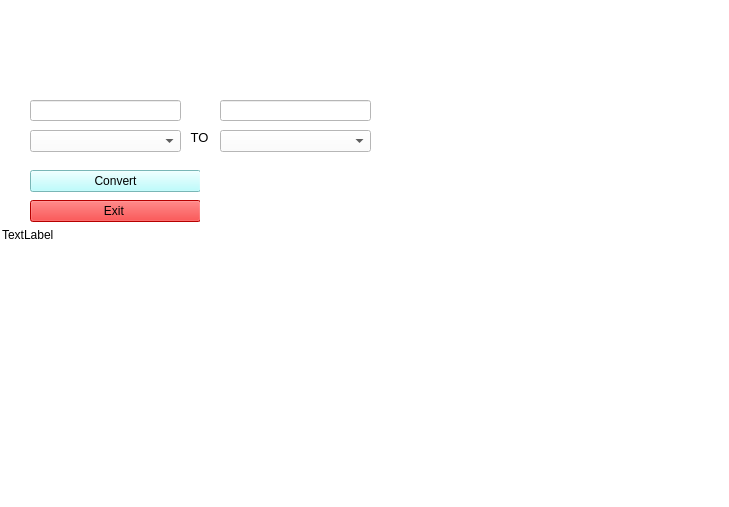
<?xml version="1.0" encoding="UTF-8"?>
<ui version="4.0">
 <class>MainWindow</class>
 <widget class="QMainWindow" name="MainWindow">
  <property name="geometry">
   <rect>
    <x>0</x>
    <y>0</y>
    <width>729</width>
    <height>507</height>
   </rect>
  </property>
  <property name="windowTitle">
   <string>MainWindow</string>
  </property>
  <property name="styleSheet">
   <string notr="true">background-color:#FFFFFF</string>
  </property>
  <widget class="QWidget" name="centralwidget">
   <widget class="QLineEdit" name="lineEdit">
    <property name="geometry">
     <rect>
      <x>30</x>
      <y>100</y>
      <width>151</width>
      <height>21</height>
     </rect>
    </property>
   </widget>
   <widget class="QLineEdit" name="lineEdit_2">
    <property name="geometry">
     <rect>
      <x>220</x>
      <y>100</y>
      <width>151</width>
      <height>21</height>
     </rect>
    </property>
    <property name="cursor">
     <cursorShape>ForbiddenCursor</cursorShape>
    </property>
    <property name="readOnly">
     <bool>true</bool>
    </property>
   </widget>
   <widget class="QLabel" name="label">
    <property name="geometry">
     <rect>
      <x>100</x>
      <y>10</y>
      <width>401</width>
      <height>61</height>
     </rect>
    </property>
    <property name="styleSheet">
     <string notr="true">background-color: rgba(0,0,0,0%)</string>
    </property>
    <property name="text">
     <string>&lt;html&gt;&lt;head/&gt;&lt;body&gt;&lt;p align=&quot;center&quot;&gt;&lt;span style=&quot; font-size:26pt; font-weight:700; font-style:italic; color:#ffffff;&quot;&gt;K-Universal Exchnage&lt;/span&gt;&lt;/p&gt;&lt;/body&gt;&lt;/html&gt;</string>
    </property>
    <property name="textFormat">
     <enum>Qt::MarkdownText</enum>
    </property>
    <property name="scaledContents">
     <bool>true</bool>
    </property>
    <property name="wordWrap">
     <bool>true</bool>
    </property>
   </widget>
   <widget class="QLabel" name="label_2">
    <property name="geometry">
     <rect>
      <x>180</x>
      <y>130</y>
      <width>47</width>
      <height>14</height>
     </rect>
    </property>
    <property name="font">
     <font>
      <pointsize>10</pointsize>
     </font>
    </property>
    <property name="text">
     <string>   TO</string>
    </property>
   </widget>
   <widget class="QPushButton" name="pushButton">
    <property name="geometry">
     <rect>
      <x>30</x>
      <y>170</y>
      <width>171</width>
      <height>22</height>
     </rect>
    </property>
    <property name="styleSheet">
     <string notr="true">background-color: rgb(170, 255, 255);</string>
    </property>
    <property name="text">
     <string>Convert</string>
    </property>
   </widget>
   <widget class="QComboBox" name="comboBox">
    <property name="geometry">
     <rect>
      <x>30</x>
      <y>130</y>
      <width>151</width>
      <height>22</height>
     </rect>
    </property>
   </widget>
   <widget class="QComboBox" name="comboBox_2">
    <property name="geometry">
     <rect>
      <x>220</x>
      <y>130</y>
      <width>151</width>
      <height>22</height>
     </rect>
    </property>
   </widget>
   <widget class="QPushButton" name="pushButton_2">
    <property name="geometry">
     <rect>
      <x>30</x>
      <y>200</y>
      <width>171</width>
      <height>22</height>
     </rect>
    </property>
    <property name="styleSheet">
     <string notr="true">background-color: rgb(255, 0, 0);</string>
    </property>
    <property name="text">
     <string>Exit </string>
    </property>
   </widget>
   <widget class="QLabel" name="label_4">
    <property name="geometry">
     <rect>
      <x>10</x>
      <y>400</y>
      <width>501</width>
      <height>41</height>
     </rect>
    </property>
    <property name="palette">
     <palette>
      <active>
       <colorrole role="Button">
        <brush brushstyle="SolidPattern">
         <color alpha="0">
          <red>0</red>
          <green>0</green>
          <blue>0</blue>
         </color>
        </brush>
       </colorrole>
       <colorrole role="Base">
        <brush brushstyle="SolidPattern">
         <color alpha="0">
          <red>0</red>
          <green>0</green>
          <blue>0</blue>
         </color>
        </brush>
       </colorrole>
       <colorrole role="Window">
        <brush brushstyle="SolidPattern">
         <color alpha="0">
          <red>0</red>
          <green>0</green>
          <blue>0</blue>
         </color>
        </brush>
       </colorrole>
      </active>
      <inactive>
       <colorrole role="Button">
        <brush brushstyle="SolidPattern">
         <color alpha="0">
          <red>0</red>
          <green>0</green>
          <blue>0</blue>
         </color>
        </brush>
       </colorrole>
       <colorrole role="Base">
        <brush brushstyle="SolidPattern">
         <color alpha="0">
          <red>0</red>
          <green>0</green>
          <blue>0</blue>
         </color>
        </brush>
       </colorrole>
       <colorrole role="Window">
        <brush brushstyle="SolidPattern">
         <color alpha="0">
          <red>0</red>
          <green>0</green>
          <blue>0</blue>
         </color>
        </brush>
       </colorrole>
      </inactive>
      <disabled>
       <colorrole role="Button">
        <brush brushstyle="SolidPattern">
         <color alpha="0">
          <red>0</red>
          <green>0</green>
          <blue>0</blue>
         </color>
        </brush>
       </colorrole>
       <colorrole role="Base">
        <brush brushstyle="SolidPattern">
         <color alpha="0">
          <red>0</red>
          <green>0</green>
          <blue>0</blue>
         </color>
        </brush>
       </colorrole>
       <colorrole role="Window">
        <brush brushstyle="SolidPattern">
         <color alpha="0">
          <red>0</red>
          <green>0</green>
          <blue>0</blue>
         </color>
        </brush>
       </colorrole>
      </disabled>
     </palette>
    </property>
    <property name="styleSheet">
     <string notr="true">background-color: rgba(0,0,0,0%)</string>
    </property>
    <property name="text">
     <string>&lt;html&gt;&lt;head/&gt;&lt;body&gt;&lt;p&gt;&lt;span style=&quot; color:#ffffff;&quot;&gt;First Year Project, Built using C++ and QT, by, CS.&lt;/span&gt;&lt;/p&gt;&lt;/body&gt;&lt;/html&gt;</string>
    </property>
   </widget>
   <widget class="QLabel" name="label_5">
    <property name="geometry">
     <rect>
      <x>30</x>
      <y>230</y>
      <width>171</width>
      <height>20</height>
     </rect>
    </property>
    <property name="styleSheet">
     <string notr="true">background-color: rgba(0,0,0,0%)</string>
    </property>
    <property name="text">
     <string/>
    </property>
   </widget>
   <widget class="QLabel" name="label_3">
    <property name="geometry">
     <rect>
      <x>410</x>
      <y>120</y>
      <width>291</width>
      <height>111</height>
     </rect>
    </property>
    <property name="font">
     <font>
      <family>Arial</family>
      <pointsize>11</pointsize>
      <bold>false</bold>
     </font>
    </property>
    <property name="cursor">
     <cursorShape>PointingHandCursor</cursorShape>
    </property>
    <property name="styleSheet">
     <string notr="true">background-color: rgba(0,0,0,0%)</string>
    </property>
    <property name="text">
     <string/>
    </property>
    <property name="wordWrap">
     <bool>true</bool>
    </property>
   </widget>
   <widget class="QLabel" name="label_6">
    <property name="geometry">
     <rect>
      <x>480</x>
      <y>80</y>
      <width>91</width>
      <height>21</height>
     </rect>
    </property>
    <property name="styleSheet">
     <string notr="true">background-color: rgba(0,0,0,0%)</string>
    </property>
    <property name="text">
     <string>&lt;html&gt;&lt;head/&gt;&lt;body&gt;&lt;p&gt;&lt;span style=&quot; font-size:11pt; font-style:italic; color:#ffffff;&quot;&gt;Currency Info&lt;/span&gt;&lt;/p&gt;&lt;/body&gt;&lt;/html&gt;</string>
    </property>
   </widget>
   <widget class="QLabel" name="label_7">
    <property name="geometry">
     <rect>
      <x>10</x>
      <y>0</y>
      <width>81</width>
      <height>71</height>
     </rect>
    </property>
    <property name="styleSheet">
     <string notr="true">background-color: rgba(0,0,0,0%)</string>
    </property>
    <property name="text">
     <string/>
    </property>
   </widget>
   <widget class="QLabel" name="label_8">
    <property name="geometry">
     <rect>
      <x>2</x>
      <y>-31</y>
      <width>721</width>
      <height>531</height>
     </rect>
    </property>
    <property name="text">
     <string>TextLabel</string>
    </property>
   </widget>
   <widget class="QLabel" name="label_9">
    <property name="geometry">
     <rect>
      <x>200</x>
      <y>160</y>
      <width>191</width>
      <height>221</height>
     </rect>
    </property>
    <property name="text">
     <string/>
    </property>
   </widget>
   <zorder>label_8</zorder>
   <zorder>lineEdit</zorder>
   <zorder>lineEdit_2</zorder>
   <zorder>label</zorder>
   <zorder>label_2</zorder>
   <zorder>pushButton</zorder>
   <zorder>comboBox</zorder>
   <zorder>comboBox_2</zorder>
   <zorder>pushButton_2</zorder>
   <zorder>label_4</zorder>
   <zorder>label_5</zorder>
   <zorder>label_3</zorder>
   <zorder>label_6</zorder>
   <zorder>label_7</zorder>
   <zorder>label_9</zorder>
  </widget>
  <widget class="QMenuBar" name="menubar">
   <property name="geometry">
    <rect>
     <x>0</x>
     <y>0</y>
     <width>729</width>
     <height>26</height>
    </rect>
   </property>
  </widget>
  <widget class="QStatusBar" name="statusbar"/>
 </widget>
 <resources/>
 <connections>
  <connection>
   <sender>pushButton_2</sender>
   <signal>clicked()</signal>
   <receiver>MainWindow</receiver>
   <slot>close()</slot>
   <hints>
    <hint type="sourcelabel">
     <x>168</x>
     <y>292</y>
    </hint>
    <hint type="destinationlabel">
     <x>145</x>
     <y>290</y>
    </hint>
   </hints>
  </connection>
 </connections>
</ui>
